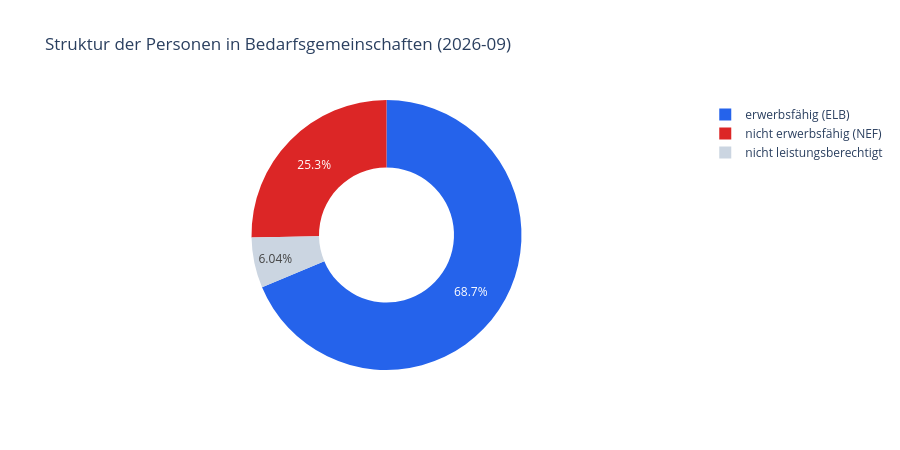

The notebook cell saved with this chart:
### Markdown cell above
## 4. Struktur der Bedarfsgemeinschaften im letzten Berichtsmonat

Wie setzt sich die Zahl der Personen in Bedarfsgemeinschaften im letzten Berichtsmonat
zusammen?

### Code cell
letzter_monat = wide.index.max()
elb_letzter = wide.loc[letzter_monat, "elb"]
nef_letzter = wide.loc[letzter_monat, "nef"]
nicht_lb_letzter = wide.loc[letzter_monat, "pers"] - wide.loc[letzter_monat, "rlb"]

fig = go.Figure(go.Pie(
    labels=["erwerbsfähig (ELB)", "nicht erwerbsfähig (NEF)", "nicht leistungsberechtigt"],
    values=[elb_letzter, nef_letzter, nicht_lb_letzter],
    hole=0.5, marker=dict(colors=["#2563eb", "#dc2626", "#cbd5e1"]),
))
fig.update_layout(
    title=f"Struktur der Personen in Bedarfsgemeinschaften ({letzter_monat})",
    template="plotly_white", height=450,
)
fig.write_image(ABBILDUNGEN_DIR / "abb40_rlb_elb_nef_struktur.png", scale=2)
fig

### Figure 1 — Plotly figure (JSON) as saved in the notebook; plotly's stock layout.template omitted (floating-point values rounded to 4 significant figures)
{"data": [{"hole": 0.5, "labels": ["erwerbsfähig (ELB)", "nicht erwerbsfähig (NEF)", "nicht leistungsberechtigt"], "marker": {"colors": ["#2563eb", "#dc2626", "#cbd5e1"]}, "type": "pie", "values": [3355.0, 1236.0, 295.2]}], "layout": {"height": 450, "title": {"text": "Struktur der Personen in Bedarfsgemeinschaften (2026-09)"}}}
